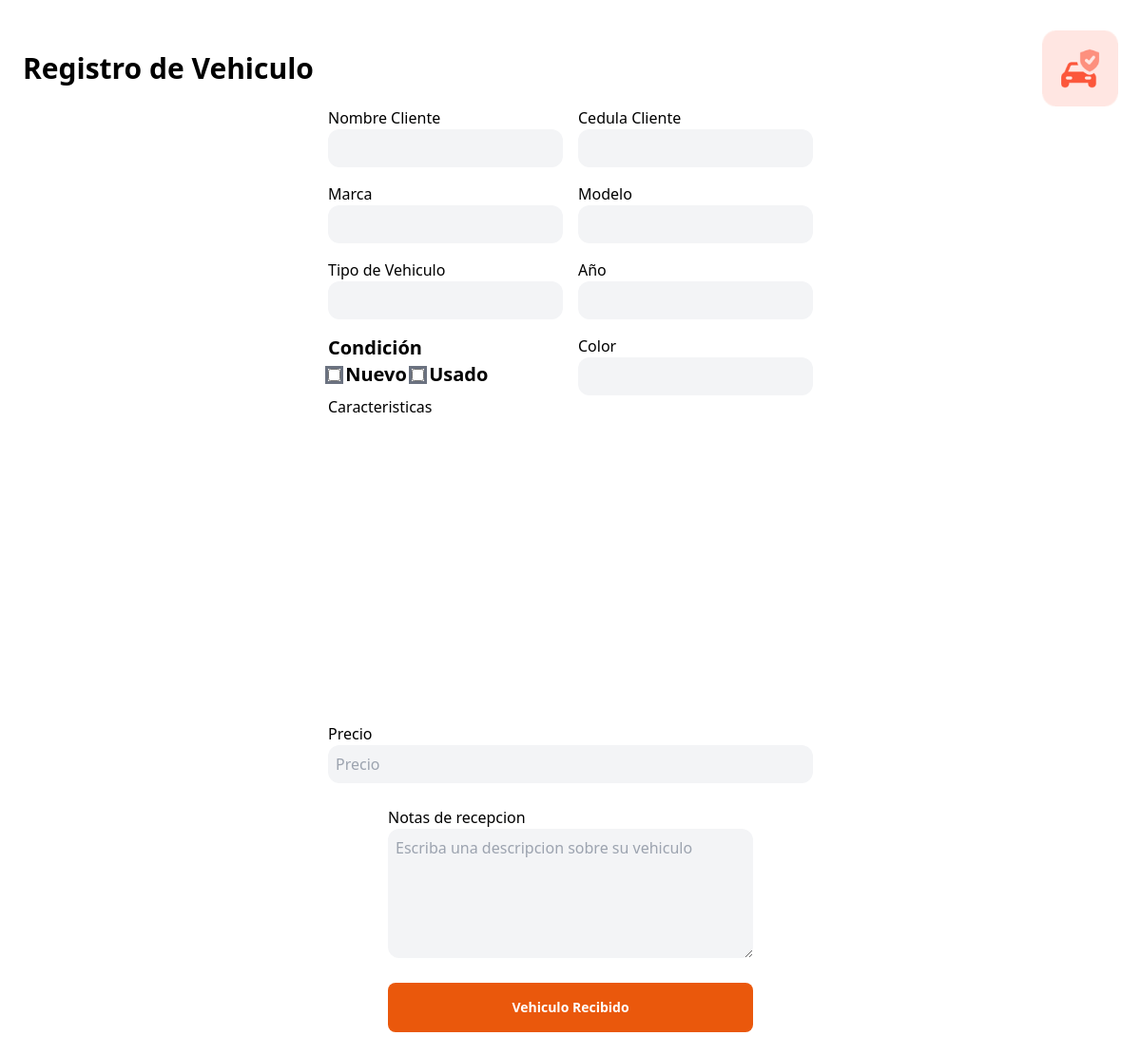
/pages/entrega.php, run on an earlier commit of the app's database.
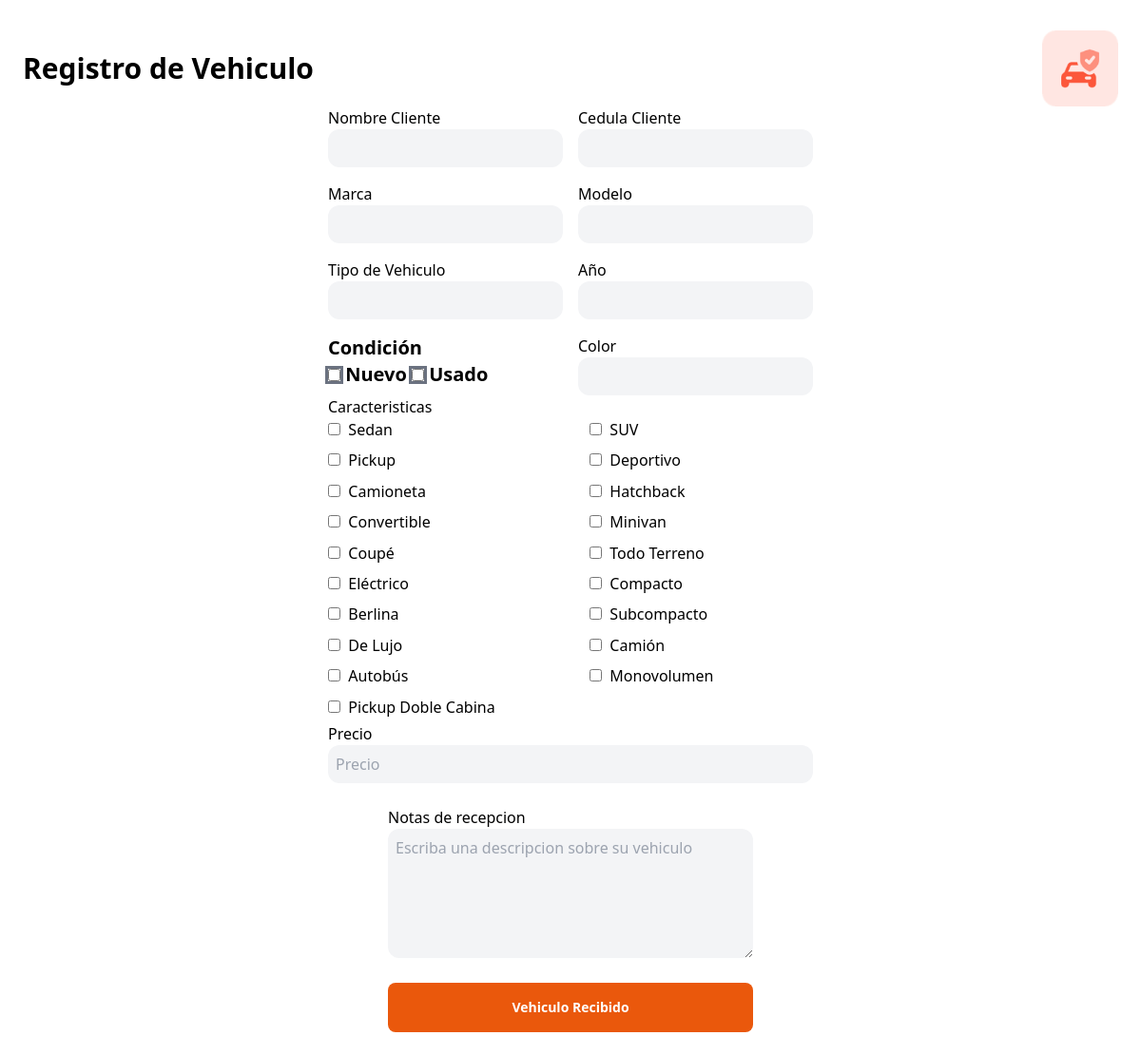
And on a later commit of the database.
### tables this page shows
CREATE TABLE IF NOT EXISTS `vehiculo_categoria` (
  `idVehiculo_Categoria` int NOT NULL AUTO_INCREMENT,
  `nombre_Categoria` varchar(45) NOT NULL,
  PRIMARY KEY (`idVehiculo_Categoria`)
);

### pages/entrega.php (the view, shortened to what this page needs)
<?php session_start();
require("../php/connection.php");
$caracteristicas = $mysqli->query("SELECT * FROM `vehiculo_categoria`");
?>
<!DOCTYPE html>
<html lang="en">
<head>
    <link href="../css/output.css" rel="stylesheet">
    <link href="../css/input.css" rel="stylesheet">
</head>
<body>
    <div class="w-screen p-6 ">
        <div class=" flex justify-between items-center mt-2">
            <span class="text-3xl font-bold ">Registro de Vehiculo</span>
            <div class="w-20">
                <img src="../pictures/auto.png" alt="">
            </div>
        </div>
        <form action="./detalle.php?id=1" method="post" class="flex flex-col gap-6 items-center ">
            <div class=" gap-12">
                    <div class="grid grid-cols-2 gap-4">
                        <label>
                            <span>Nombre Cliente</span></br>
                            <input type="text" disabled >
                        </label>
                        <label>
                            <span>Cedula Cliente</span></br>
                            <input type="text" disabled >
                        </label>
                        <label>
                            <span>Marca</span></br>
                            <input type="text" disabled >
                        </label>
                        <label>
                            <span>Modelo</span></br>
                            <input type="text" disabled >
                        </label>
                        <label>
                            <span>Tipo de Vehiculo</span></br>
                            <input type="text" disabled >
                        </label>
                        <label>
                            <span>Año</span></br>
                            <input type="text" disabled >
                        </label>
                        <div class=" text-xl font-bold  gap-4 ">
                            <span>Condición</span></br>
                            <label>
                                <input class="outline " type="checkbox" name="condicion[]" value="1"> Nuevo
                            </label>
                            <label>
                                <input class="outline" type="checkbox" name="condicion[]" value="0"> Usado
                            </label>
                        </div>
                        <label>
                            <span>Color</span></br>
                            <input type="text" disabled >
                        </label>
                    </div>
                    <div>
                        <span>Caracteristicas</span>
                        <div class="grid grid-cols-2 gap-1 gap-x-14 h-80  pr-4 ">
                            <?php
                            if ($caracteristicas) {
                                if ($caracteristicas->num_rows > 0) {
                                    while ($datos = $caracteristicas->fetch_assoc()) {
                            ?>
                                        <label class=" rounded-lg ">
                                            <input  type="checkbox" name="tipo[]" value="<?php echo $datos['idVehiculo_Categoria'] ?>">
                                            &nbsp;<?php echo $datos['nombre_Categoria'] ?>
                                        </label>
                            <?php
                                    }
                                }
                            } else {
                                echo "<option >Error executing the query: " . $mysqli->error . "</option>";
                            }
                            ?>
                        </div>
                    </div>
                    <label class="">
                        <span>Precio</span>
                        <input   name="precio" placeholder="Precio ">
                    </label>
            </div>
            <div class="w-full max-w-sm  ">
                <label class="  ">
                    <span>Notas de recepcion</span>
                    <textarea  rows="5" name="precio" placeholder="Escriba una descripcion sobre su vehiculo "></textarea>
                </label>
                <button class="w-full text-center  py-4 mt-5 bg-orange-600 rounded-lg text-sm  font-semibold text-white" type="submit">Vehiculo Recibido</a>
            </div>
    </div>
</body>
</html>

What changed in the data, as far as the page shows it:
added vehiculo_categoria: nombre_Categoria "Sedan"
added vehiculo_categoria: nombre_Categoria "SUV"
added vehiculo_categoria: nombre_Categoria "Pickup"
added vehiculo_categoria: nombre_Categoria "Deportivo"
added vehiculo_categoria: nombre_Categoria "Camioneta"
added vehiculo_categoria: nombre_Categoria "Hatchback"
added vehiculo_categoria: nombre_Categoria "Convertible"
added vehiculo_categoria: nombre_Categoria "Minivan"
added vehiculo_categoria: nombre_Categoria "Coupé"
added vehiculo_categoria: nombre_Categoria "Todo Terreno"
added vehiculo_categoria: nombre_Categoria "Eléctrico"
added vehiculo_categoria: nombre_Categoria "Compacto"
added vehiculo_categoria: nombre_Categoria "Berlina"
added vehiculo_categoria: nombre_Categoria "Subcompacto"
added vehiculo_categoria: nombre_Categoria "De Lujo"
added vehiculo_categoria: nombre_Categoria "Camión"
added vehiculo_categoria: nombre_Categoria "Autobús"
added vehiculo_categoria: nombre_Categoria "Monovolumen"
added vehiculo_categoria: nombre_Categoria "Pickup Doble Cabina"
